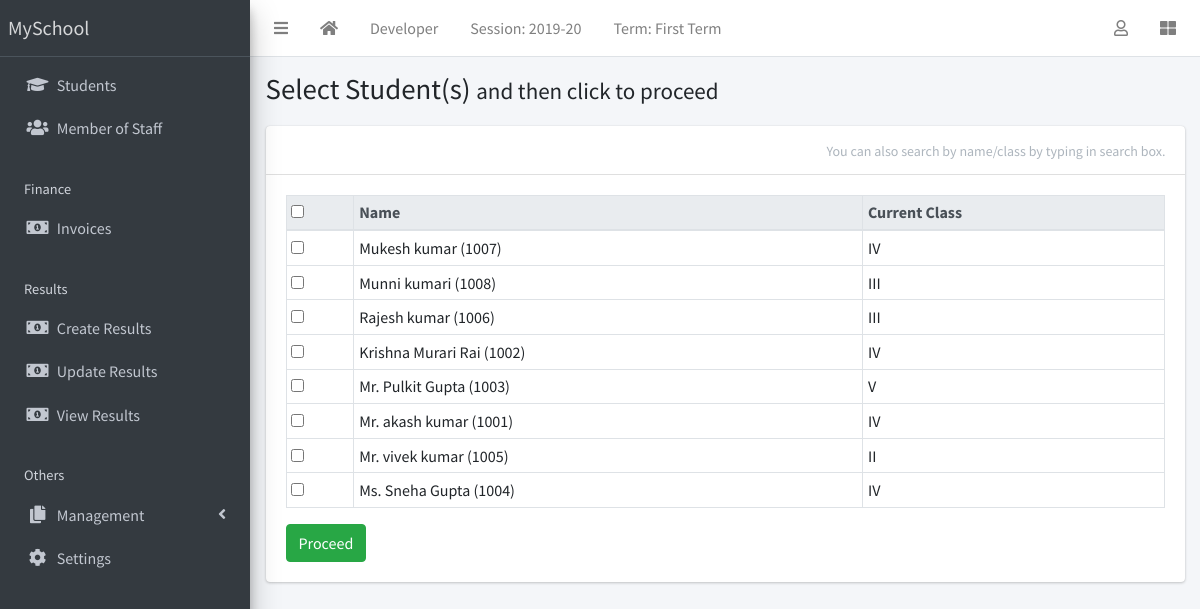
Page /results/create/ (signed in) on the committed database.
### corecode/models.py (models this page shows, shortened)
class AcademicSession(models.Model):
    name = models.CharField(max_length=200,unique=True)
    current = models.BooleanField()
    class Meta:
        ordering = ['-name']

class AcademicTerm(models.Model):
    name = models.CharField(max_length=20,unique=True)
    current = models.BooleanField()
    class Meta:
        ordering = ['name']

class StudentClass(models.Model):
    name = models.CharField(max_length=200, unique=True)
    class Meta:
        verbose_name = "Class"
        verbose_name_plural = 'Classes'
        ordering = ['name']
    def __str__(self):
        return self.name

### students/models.py (models this page shows, shortened)
class Student(models.Model):
    STATUS = [
        ('active','Active'),
        ('inactive','Inactive')
    ]
    GENDER = [
        ('male','Male'),
        ('female','Female')
    ]
    current_status = models.CharField(max_length=10,default='active',choices=STATUS)
    registration_number =models.CharField(max_length=200,unique=True)
    surname = models.CharField(max_length=200,blank=True)
    firstname = models.CharField(max_length=200)
    other_name = models.CharField(max_length=200,blank=True)
    gender = models.CharField(max_length=10,choices=GENDER,default='male')
    date_of_birth = models.DateField(default=timezone.now)
    current_class = models.ForeignKey(StudentClass,on_delete=models.SET_NULL,blank=True,null=True)
    date_of_admission = models.DateField(default=timezone.now)
    parent_mobile_number = models.CharField(max_length=15,blank=True)
    address = models.TextField(blank=True)
    others = models.TextField(blank=True)
    passport = models.ImageField(blank=True,upload_to='Students/passports/')
    class Meta:
        ordering = ['surname','firstname','other_name']
    def __str__(self):
        return f'{self.surname} {self.firstname} {self.other_name} ({self.registration_number})'

### result/views.py (the view, shortened to what this page needs)
# urls.py: path('create/',create_result,name='create-result'),
@login_required
def create_result(request):
    students = Student.objects.all()
    return render(request,'result/create_result.html',{'students':students})

### corecode/context_processors.py (called while the page is built)
def site_defaults(request):
    current_session = AcademicSession.objects.get(current=True)
    current_term = AcademicTerm.objects.get(current=True)
    vals = SiteConfig.objects.all()
    contexts ={
        'current_session':current_session.name,
        'current_term':current_term.name
    }
    for val in vals:
        contexts[val.key] = val.value
    return contexts

### result/templates/result/create_result.html (shortened to what this page needs)
{% extends 'corecode/base.html' %}
{% block title %}
  Select Student(s) <span class="small"> and then click to proceed</span>
{% endblock %}
{% block content-header %}
  <form method="post">
    <div class="card-header">
      <div class="card-tools">
        <p class="small btn btn-tool">You can also search by name/class by typing in search box.</p>
      </div>
    </div>
{% endblock content-header %}
{% block content %}
  <table id="studettable" class="table table-sm table-bordered" data-page-length="100">
    <thead class="thead-light">
      <tr>
        <th><input type="checkbox" id="selector"></th>
        <th>Name</th>
        <th>Current Class</th>
      </tr>
    </thead>
      <tbody>
        {% for student in students %}
        <tr>
          <td><input type="checkbox" id="{{ student.id }}" name='students' value="{{ student.id }}"></td>
          <td>{{ student }}</td>
          <td>{{ student.current_class }}</td>
        </tr>
        {% endfor %}
      </tbody>
  </table>
  <input type="submit" class="btn btn-success" value="Proceed">
  </form>
{% endblock content %}

### corecode/templates/corecode/base.html (shortened to what this page needs)
{% load static %}
<!DOCTYPE html>
<html lang="en" dir="ltr">
  <head>
    <link href="https://stackpath.bootstrapcdn.com/bootstrap/4.5.0/css/bootstrap.min.css" rel="stylesheet">
    <link rel="stylesheet" href="{% static 'plugins/fontawesome-free/css/all.min.css' %}">
<link rel="stylesheet" href="{% static 'plugins/toastr/toastr.min.css' %}">
<link rel="stylesheet"
  href="{% static 'plugins/overlayScrollbars/css/OverlayScrollbars.min.css' %}">
<link rel="stylesheet" href="{% static 'plugins/DataTables/datatables.min.css' %}" />
<link rel="stylesheet" href="{% static 'dist/css/adminlte.min.css' %}">
  </head>
  <body class="hold-transition sidebar-mini layout-fixed layout-navbar-fixed layout-footer-fixed">
      <div class="wrapper">
        <nav class="main-header navbar navbar-expand navbar-white navbar-light">
          <ul class="navbar-nav">
            <li class="nav-item">
              <a class="nav-link" href="#" data-widget="pushmenu" role="button"><i class="fas fa-bars"></i></a>
            </li>
            <li class="nav-item d-none d-sm-inline-block">
              <a href="{% url 'home' %}" class="nav-link"><i class="fa fa-home"></i></a>
            </li>
            <li class="nav-item d-none d-sm-inline-block">
              <a href="{% url 'developer' %}" class="nav-link">Developer</a>
            </li>
            <li class="nav-item d-none d-sm-inline-block">
              <a href="{% url 'current-session'%}" class="nav-link">Session: {{current_session}}</a>
            </li>
            <li class="nav-item d-none d-sm-inline-block">
              <a href="{% url 'current-session' %}" class="nav-link">Term: {{current_term}}</a>
            </li>
          </ul>
          <ul class="navbar-nav ml-auto">
            <li class="nav-item dropdown">
              <a href="#" class="nav-link" data-toggle="dropdown">
                <i class="far fa-user"></i>
              </a>
            </li>
            <li class="nav-item">
              <a href="#" class="nav-link" data-widget="control-sidebar" data-side="true"
              role="button"><i class="fas fa-th-large"></i></a>
            </li>
          </ul>
        </nav>
        <aside class="main-sidebar sidebar-dark-primary elevation-4">
          <a href="#" class="brand-link">{{ school_name | default:"MySchool"}}</a>
          <div class="sidebar">
            <nav class="mt-2">
              <ul class="nav nav-pills nav-sidebar flex-column" data-widget="treeview" role="menu" data-accordion="false">
                <li class="nav-item">
                  <a href="{% url 'student-list' %}" class="nav-link">
                    <i class="nav-icon fas fa-graduation-cap"></i>
                    <p>Students</p>
                    </a>
                </li>
                <li class="nav-item">
                  <a href="{% url 'staff-list' %}" class="nav-link">
                    <i class="nav-icon fas fa-users"></i>
                    <p>Member of Staff</p>
                    </a>
                </li>
                <li class="nav-header">Finance</li>
                  <li class="nav-item">
                    <a href="{% url 'invoice-list' %}" class="nav-link">
                      <i class="nav-icon fas fa-money-bill-alt"></i>
                      <p>Invoices</p>
                      </a>
                  </li>
                  <li class="nav-header">Results</li>
                    <li class="nav-item">
                      <a href="{% url 'create-result' %}" class="nav-link">
                        <i class="nav-icon fas fa-money-bill-alt"></i>
                        <p>Create Results</p>
                        </a>
                    </li>
                    <li class="nav-item">
                      <a href="{% url 'edit-results' %}" class="nav-link">
                        <i class="nav-icon fas fa-money-bill-alt"></i>
                        <p>Update Results</p>
                        </a>
                    </li>
                    <li class="nav-item">
                      <a href="{% url 'view-results' %}" class="nav-link">
                        <i class="nav-icon fas fa-money-bill-alt"></i>
                        <p>View Results</p>
                        </a>
                    </li>
                    <li class="nav-header">Others</li>
                      <li class="nav-item has-treeview">
                        <a href="#" class="nav-link">
                          <i class="nav-icon fas fa-copy"></i>
                          <p>Management</p>
                          <i class="fas fa-angle-left right"></i>
                          </a>
                      </li>
                      <li class="nav-item">
                        <a href="{% url 'configs' %}" class="nav-link">
                          <i class="nav-icon fas fa-cog"></i>
                          <p>
                            Settings
                          </p>
                        </a>
                      </li>
                    </ul>
                  </nav>
                </div>
              </aside>
                <div class="content-wrapper">
                  <section class="content-header">
                    <div class="container-fluid">
                      <div class="row mb-1">
                        <div class="col-sm-8">
                          <h1>{% block title %}{% endblock title %}</h1>
                        </div>
                        <div class="col-sm-4">
                        </div>
                      </div>
                    </div>
                  </section>
                  <section class="content">
                    <div class="container-fluid">
                      <div class="row">
                        <div class="col-md-12">
                          {% block fullcard %}
                          <div class="card">
                            {% block content-header %}{% endblock content-header %}
                            <div class="card-body">
                              <div class="row">
                                <div class="col">
                                  {% block content %}
                                  {% endblock content %}
                                </div>
                              </div>
                            </div>
                          </div>
                          {% endblock fullcard %}
                        </div>
                      </div>
            </body>
            </html>

### rows in the picture
AcademicSession: name "2019-20"
AcademicTerm: name "First Term"
Student: surname+firstname+other_name "Mukesh kumar (1007)", current_class "IV"
Student: surname+firstname+other_name "Munni kumari (1008)", current_class "III"
Student: surname+firstname+other_name "Rajesh kumar (1006)", current_class "III"
Student: surname+firstname+other_name "Krishna Murari Rai (1002)", current_class "IV"
Student: surname+firstname+other_name "Mr. Pulkit Gupta (1003)", current_class "V"
Student: surname+firstname+other_name "Mr. akash kumar (1001)", current_class "IV"
Student: surname+firstname+other_name "Mr. vivek kumar (1005)", current_class "II"
Student: surname+firstname+other_name "Ms. Sneha Gupta (1004)", current_class "IV"

### other values in the picture
{{ school_name | default:"MySchool" }} "MySchool"
